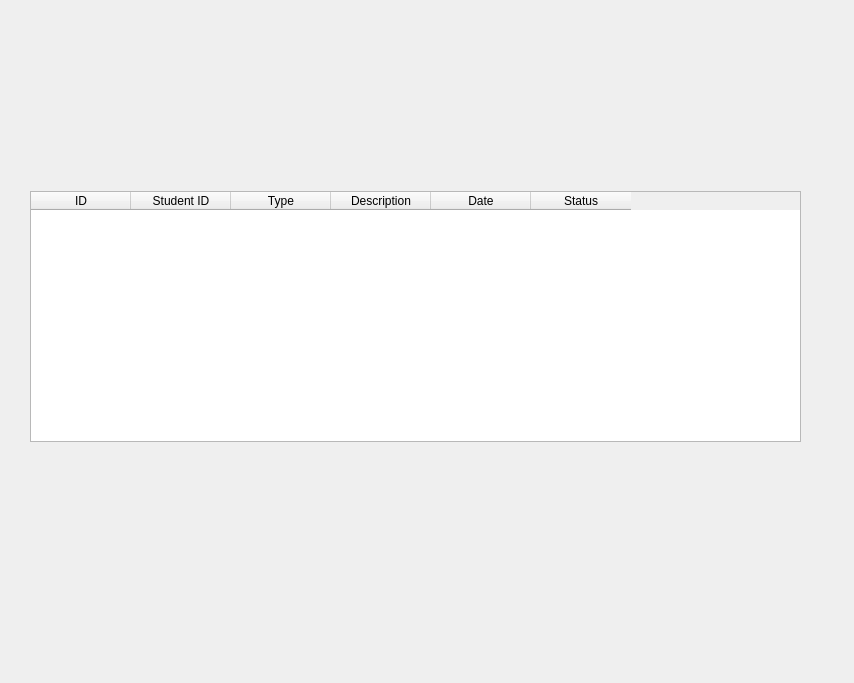
<?xml version="1.0" encoding="UTF-8"?>
<ui version="4.0">
 <class>ViewComplaint</class>
 <widget class="QDialog" name="ViewComplaint">
  <property name="geometry">
   <rect>
    <x>0</x>
    <y>0</y>
    <width>854</width>
    <height>683</height>
   </rect>
  </property>
  <property name="windowTitle">
   <string>Dialog</string>
  </property>
  <widget class="QTableWidget" name="tableWidgetComplaints">
   <property name="geometry">
    <rect>
     <x>30</x>
     <y>191</y>
     <width>771</width>
     <height>251</height>
    </rect>
   </property>
   <property name="columnCount">
    <number>6</number>
   </property>
   <column>
    <property name="text">
     <string>ID</string>
    </property>
   </column>
   <column>
    <property name="text">
     <string>Student ID</string>
    </property>
   </column>
   <column>
    <property name="text">
     <string>Type</string>
    </property>
   </column>
   <column>
    <property name="text">
     <string>Description</string>
    </property>
   </column>
   <column>
    <property name="text">
     <string>Date</string>
    </property>
   </column>
   <column>
    <property name="text">
     <string>Status</string>
    </property>
   </column>
  </widget>
 </widget>
 <resources/>
 <connections/>
</ui>
